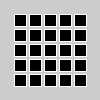
Frame 1 (no input)
Frame 60 (the mouse pressed at the canvas centre just before this capture): identical to frame 1, image omitted
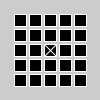
Frame 120 (the mouse held since frame 60 and released just before this capture)

The Processing sketch that drew these frames (run headless with seeded random() and noise(); from frame 60 on, the mouse is pressed at the canvas centre):

// Processing sketch: processing
// ── processing.pde
int numChecks=25;
Check[] checks=new Check[numChecks];

void setup(){
  size(100,100);
  int x=14;
  int y=14;
  for(int i=0;i<numChecks;i++){
    checks[i]=new Check(x,y,12,color(0));
    x+=15;
    if(x>80){
      x=14;
      y+=15;
    }
  }
}

void draw(){
  background(204);
  for(int i=0;i<numChecks;i++){
    checks[i].display();
  }
}

void mousePressed(){
  for(int i=0;i<numChecks;i++){
    checks[i].press(mouseX,mouseY);
  }
}

class Check{
  int x,y;
  int size;
  color baseGray;
  boolean checked=false;

  Check(int xp,int yp,int s,color b){
    x=xp;
    y=yp;
    size=s;
    baseGray=b;
  }

  void press(float mx,float my){
    if((mx>=x)&&(mx<=x+size)&&(my>y)&&(my<=y+size)){
      checked=!checked;
    }
  }

  void display(){
    stroke(255);
    fill(baseGray);
    rect(x,y,size,size);
    if(checked==true){
      line(x,y,x+size,y+size);
      line(x+size,y,x,y+size);
    }
  }
}
